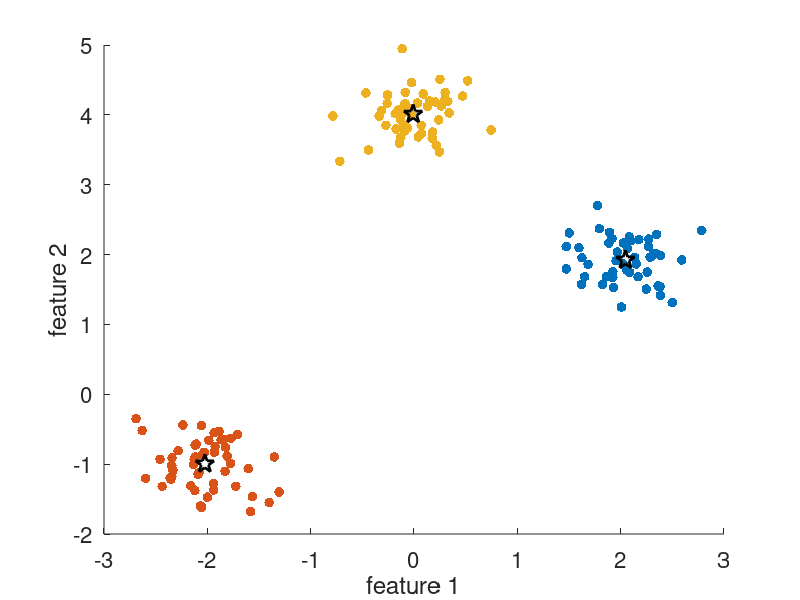

The MATLAB script that drew this image:
clc; clear; close all;
% training data
X = [randn(50,2)*0.3 + [ 2  2];... % cluster 1
     randn(50,2)*0.4 + [-2 -1];... % cluster 2
     randn(50,2)*0.3 + [ 0  4]];   % cluster 3
% k-means process
k        = 3;
[idx, C] = kmeans(X,k,'Replicates',10);
% plot
figure;  hold on
clr = lines(k);
for j = 1:k
    scatter(X(idx==j,1),X(idx==j,2),50,clr(j,:),'filled')
end
plot(C(:,1), C(:,2),'kp','MarkerSize',14,'LineWidth',2)
hold off
xlabel('feature 1');  ylabel('feature 2');
set(gca,'FontSize',16,'color','none')